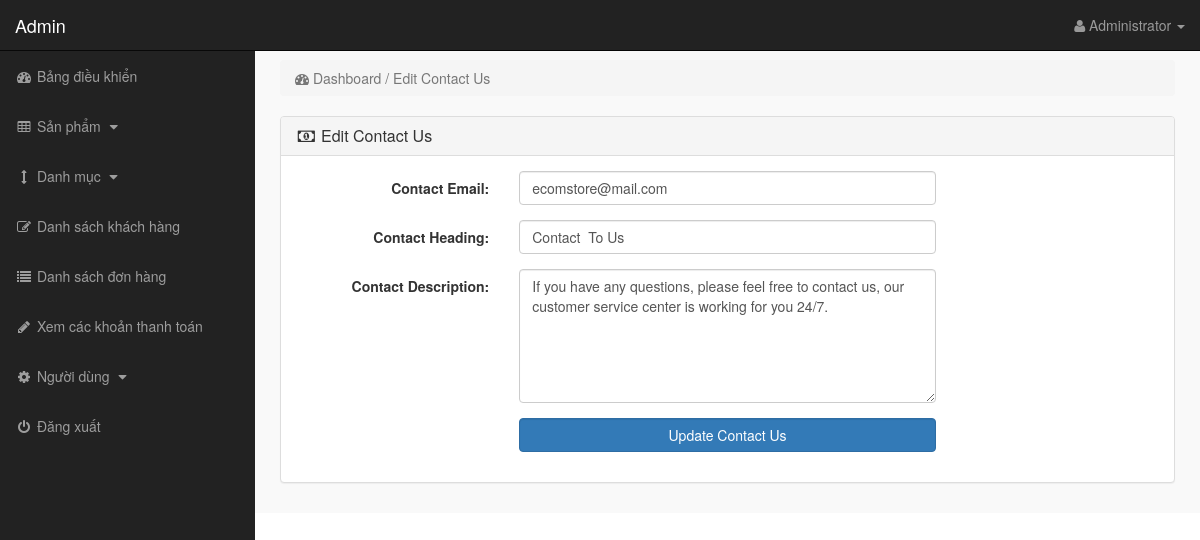
The app's page /admin/index.php?edit_contact_us (signed in) with its own data.
### tables this page shows
CREATE TABLE `contact_us` (
  `contact_id` int(10) NOT NULL,
  `contact_email` text NOT NULL,
  `contact_heading` text NOT NULL,
  `contact_desc` text NOT NULL
);

### admin/edit_contact_us.php (the view, shortened to what this page needs)
<?php
if(!isset($_SESSION['admin_email'])){
echo "<script>window.open('login.php','_self')</script>";
}
else {
?>
<?php
$get_conatct_us = "select * from contact_us";
$run_contact_us = mysqli_query($con,$get_conatct_us);
$row_contact_us = mysqli_fetch_array($run_contact_us);
$contact_email = $row_contact_us['contact_email'];
$contact_heading = $row_contact_us['contact_heading'];
$contact_desc = $row_contact_us['contact_desc'];
?>
<div class="row" >
<div class="col-lg-12" >
<ol class="breadcrumb">
<li class="active">
<i class="fa fa-dashboard" ></i> Dashboard / Edit Contact Us
</li>
</ol>
</div>
</div>
<div class="row">
<div class="col-lg-12">
<div class="panel panel-default">
<div class="panel-heading">
<h3 class="panel-title">
<i class="fa fa-money fa-fw"></i> Edit Contact Us
</h3>
</div>
<div class="panel-body">
<form class="form-horizontal" action="" method="post">
<div class="form-group">
<label class="col-md-3 control-label"> Contact Email: </label>
<div class="col-md-6">
<input type="text" name="contact_email" class="form-control" value="<?php echo $contact_email; ?>">
</div>
</div>
<div class="form-group">
<label class="col-md-3 control-label"> Contact Heading: </label>
<div class="col-md-6">
<input type="text" name="contact_heading" class="form-control" value="<?php echo $contact_heading; ?>">
</div>
</div>
<div class="form-group">
<label class="col-md-3 control-label"> Contact Description: </label>
<div class="col-md-6">
<textarea name="contact_desc" class="form-control" rows="6" cols="19">
<?php echo $contact_desc; ?>
</textarea>
</div>
</div>
<div class="form-group">
<label class="col-md-3 control-label"> </label>
<div class="col-md-6">
<input type="submit" name="submit" class="btn btn-primary form-control" value=" Update Contact Us ">
</div>
</div>
</form>
</div>
</div>
</div>
</div>
<?php } ?>

### admin/includes/sidebar.php (shortened to what this page needs)
<?php
if(!isset($_SESSION['admin_email'])){
echo "<script>window.open('login.php','_self')</script>";
}
else {
?>
<nav class="navbar navbar-inverse navbar-fixed-top">
    <div class="navbar-header">
        <a class="navbar-brand" href="index.php?dashboard">Admin</a>
    </div>
    <ul class="nav navbar-right top-nav">
        <li class="dropdown">
            <a href="#" class="dropdown-toggle" data-toggle="dropdown">
                <i class="fa fa-user"></i>
                <?php echo $admin_name; ?> <b class="caret"></b>
            </a>
        </li>
    </ul>
    <div class="collapse navbar-collapse navbar-ex1-collapse">
        <ul class="nav navbar-nav side-nav">
            <li>
                <a href="index.php?dashboard">
                    <i class="fa fa-fw fa-dashboard"></i> Bảng điều khiển
                </a>
            </li>
            <li>
                <a href="#" data-toggle="collapse" data-target="#products">
                    <i class="fa fa-fw fa-table"></i> Sản phẩm
                    <i class="fa fa-fw fa-caret-down"></i>
                </a>
            </li>
            <li>
                <a href="#" data-toggle="collapse" data-target="#cat">
                    <i class="fa fa-fw fa-arrows-v"></i> Danh mục
                    <i class="fa fa-fw fa-caret-down"></i>
                </a>
            </li>
            <li>
                <a href="index.php?view_customers">
                    <i class="fa fa-fw fa-edit"></i> Danh sách khách hàng
                </a>
            </li>
            <li>
                <a href="index.php?view_orders">
                    <i class="fa fa-fw fa-list"></i> Danh sách đơn hàng
                </a>
            </li>
            <li>
                <a href="index.php?view_payments">
                    <i class="fa fa-fw fa-pencil"></i> Xem các khoản thanh toán
                </a>
            </li>
            <li>
                <a href="#" data-toggle="collapse" data-target="#users">
                    <i class="fa fa-fw fa-gear"></i> Người dùng
                    <i class="fa fa-fw fa-caret-down"></i>
                </a>
            </li>
            <li>
                <a href="logout.php">
                    <i class="fa fa-fw fa-power-off"></i> Đăng xuất
                </a>
            </li>
        </ul>
    </div>
</nav>
<?php } ?>

### admin/css/style.css (style rules this page uses)
body { margin-top:100px; }
@media (min-width: 768px) { body { margin-top:50px; } }
.top-nav { padding:0 15px; }
.top-nav>li { display:inline-block; float:left; }
.top-nav>li>a { padding-top:15px; padding-bottom:15px; line-height:20px; color:#999; }
@media (min-width: 768px) { .side-nav { position:fixed; top:51px; width:255px; border-radius:0; overflow-y:auto; background-color: #222; bottom:0; overflow-x:hidden; padding-bottom:40px; } }
@media (min-width: 768px) { .side-nav>li>a { width:255px; } }
.panel-body { border-radius:5px; }

### records on screen
contact_us: contact_email "ecomstore@mail.com", contact_heading "Contact To Us", contact_desc "If you have any questions, please feel free to contact us, our customer service center is working for you 24/7."

### other values on screen
$admin_name "Administrator"
